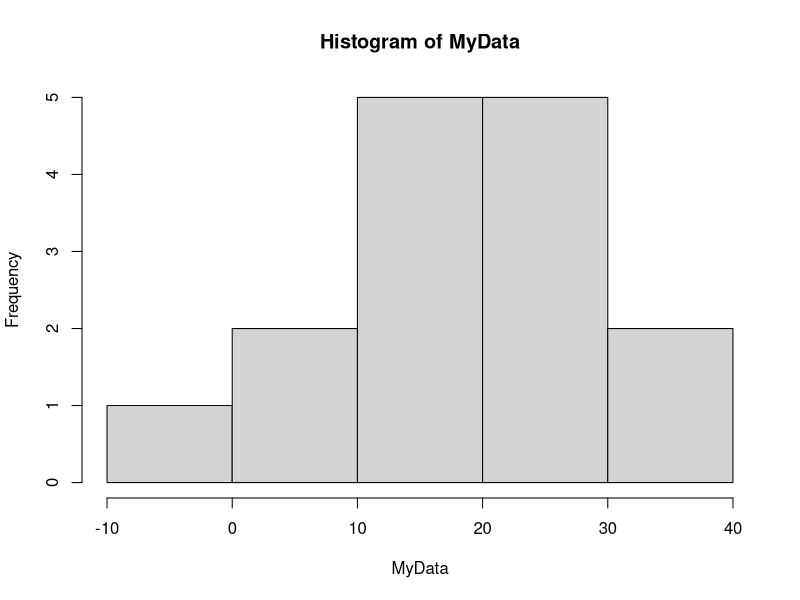
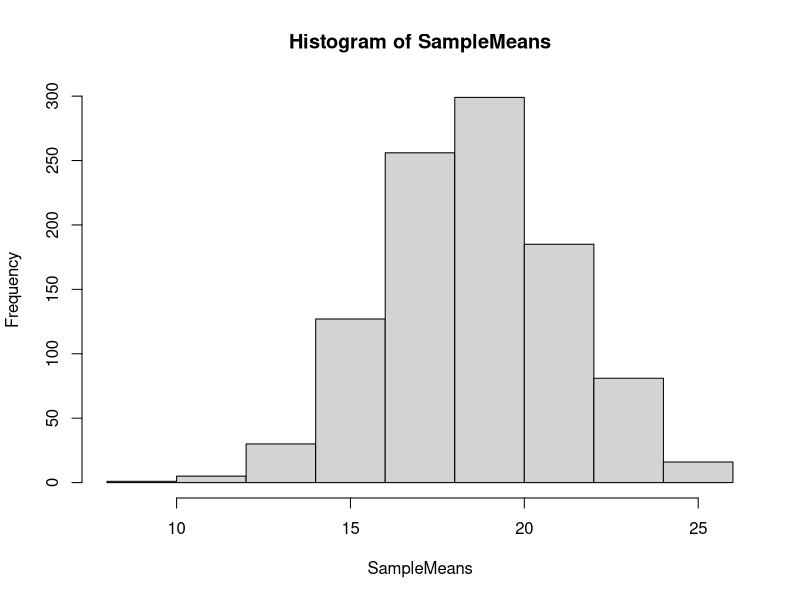
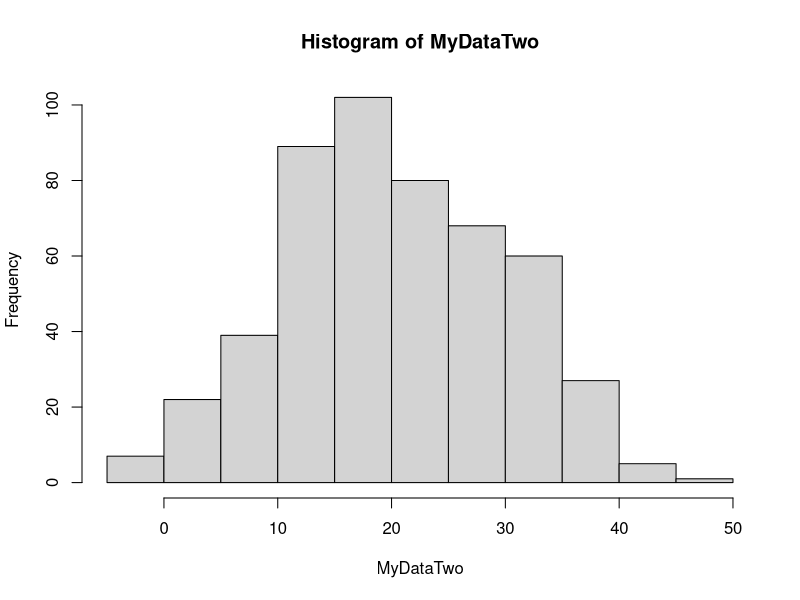
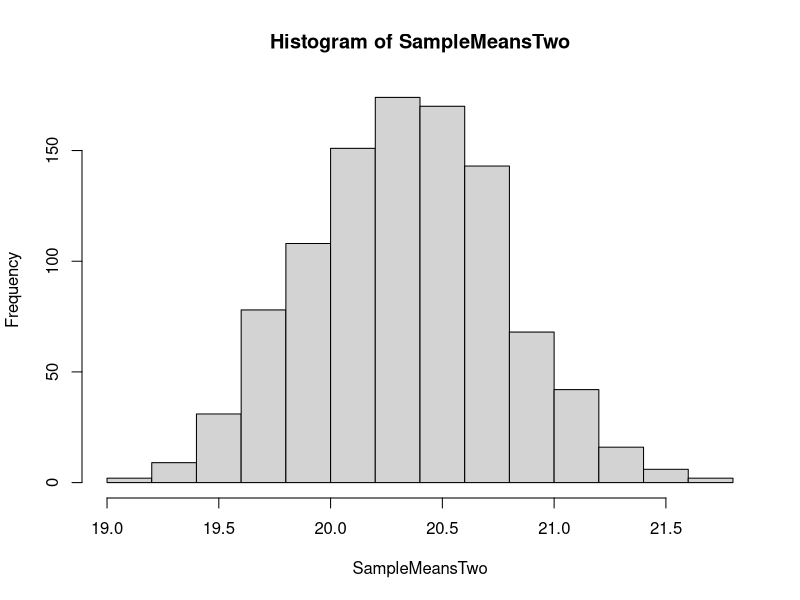
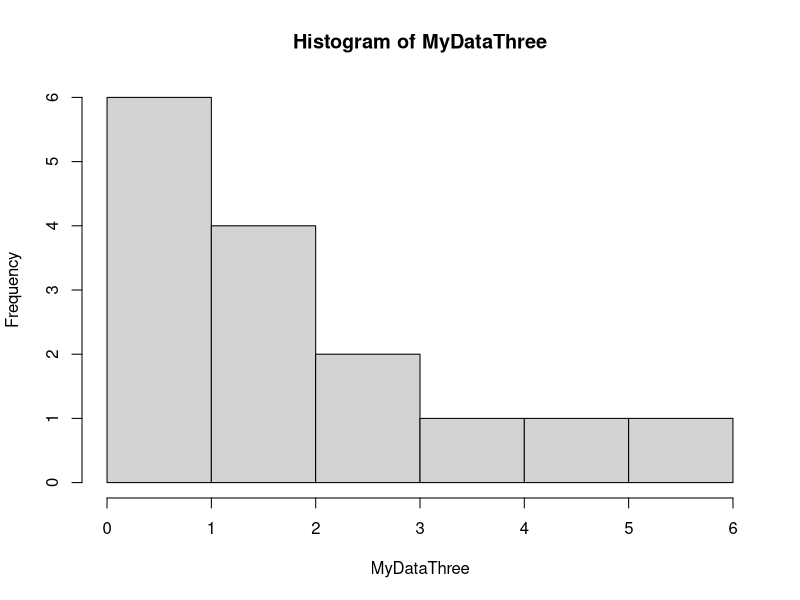
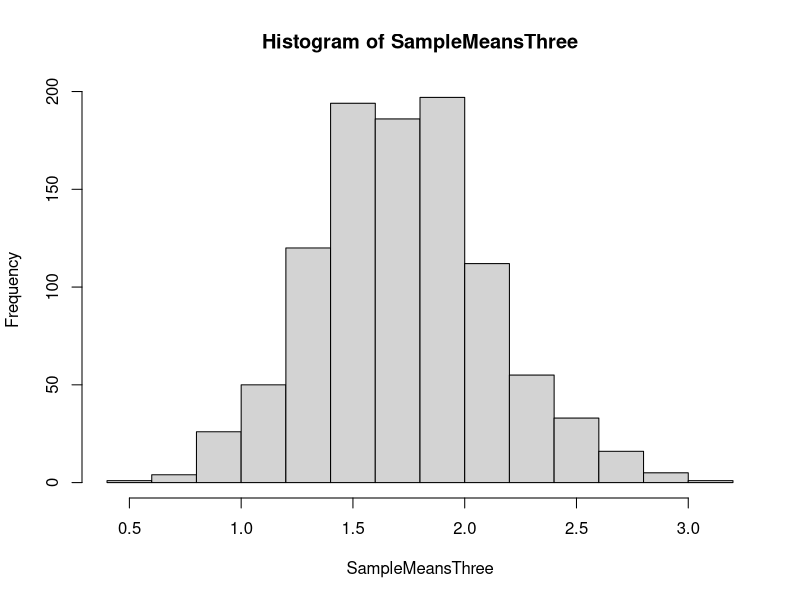
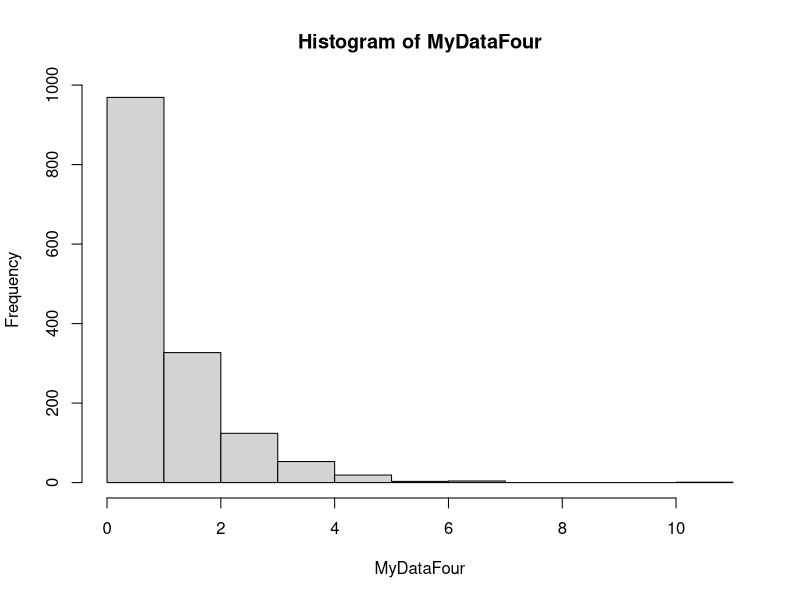
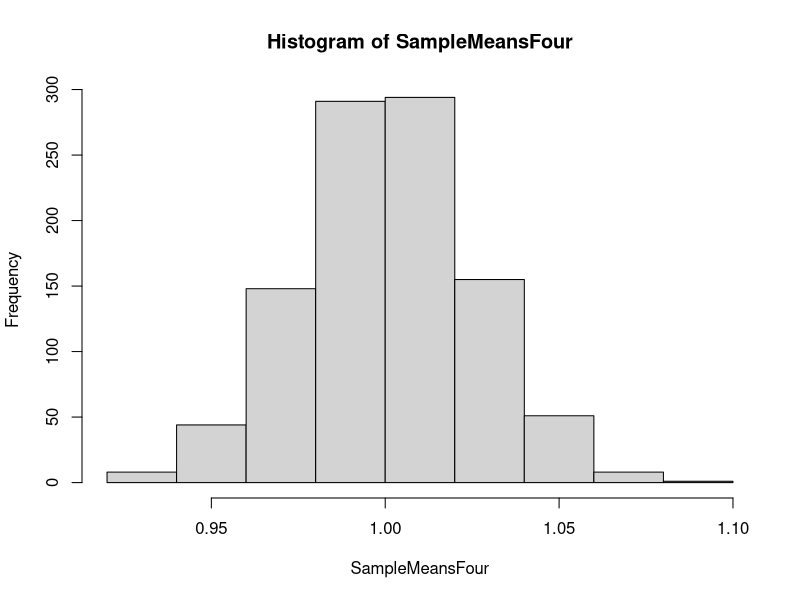

These figures' R source, in order:
## ---- chunk 1
MyData<-rnorm(15,20,10)
hist(MyData)
## ---- chunk 2
StdErrorMyData<-sd(MyData)/sqrt(length(MyData))
SampleVarianceMyData<-var(MyData)
mean(MyData)
sd(MyData)
## ---- chunk 3
#r is the repititions we will run
r<-1000

#s is the size of the sample we will take
s<-length(MyData)

#i is a counter for the loop
i<-1

#place to store the means
SampleMeans<-c()

#loop to repetitively take a sample
while(i<=r)
  {
SampleMyData<-sample(MyData,size = s,replace=TRUE)

#append SampleMyData to all of the SampleMeans
SampleMeans<-c(SampleMeans, mean(SampleMyData))

i<-i+1
}
## ---- chunk 4
hist(SampleMeans)
mean(SampleMeans)
mean(MyData)
sd(SampleMeans)
sd(MyData)/sqrt(length(MyData))

## ---- chunk 5
MyDataTwo<-rnorm(500,20,10)
hist(MyDataTwo)
## ---- chunk 6
StdErrorMyDataTwo<-sd(MyDataTwo)/sqrt(length(MyDataTwo))
SampleVarianceMyDataTwo<-var(MyDataTwo)
mean(MyDataTwo)
sd(MyDataTwo)
## ---- chunk 7
#r is the repititions we will run
r<-1000

#s is the size of the sample we will take
s<-length(MyDataTwo)

#i is a counter for the loop
i<-1

#place to store the means
SampleMeansTwo<-c()

#loop to repetitively take a sample
while(i<=r)
  {
SampleMyDataTwo<-sample(MyDataTwo,size = s,replace=TRUE)

#append SampleMyData to all of the SampleMeans
SampleMeansTwo<-c(SampleMeansTwo, mean(SampleMyDataTwo))

i<-i+1
}
## ---- chunk 8
hist(SampleMeansTwo)
mean(SampleMeansTwo)
mean(MyDataTwo)
sd(SampleMeansTwo)
sd(MyDataTwo)/sqrt(length(MyDataTwo))

## ---- chunk 9
MyDataThree<-rexp(15)
## ---- chunk 10
hist(MyDataThree)
MeanMyDataThree<-mean(MyDataThree)
StdErrorMyDataThree<-sd(MyDataThree)/sqrt(length(MyDataThree))
SampleVarianceMyDataThree<-var(MyDataThree)
sd(MyDataThree)
## ---- chunk 11
#r is the repititions we will run
r<-1000

#s is the size of the sample we will take
s<-length(MyDataThree)

#i is a counter for the loop
i<-1

#place to store the means
SampleMeansThree<-c()

#loop to repetitively take a sample
while(i<=r)
{
  SampleMyDataThree<-sample(MyDataThree,size = s,replace=TRUE)
  
  #append SampleMyDataThree to all of the SampleMeans
  SampleMeansThree<-c(SampleMeansThree, mean(SampleMyDataThree))
  
  i<-i+1
}
## ---- chunk 12
hist(SampleMeansThree)
## ---- chunk 13
mean(SampleMeansThree)
mean(MyDataThree)
sd(SampleMeansThree)
sd(MyDataThree)/sqrt(length(MyDataThree))
## ---- chunk 14
MyDataFour<-rexp(1500)
## ---- chunk 15
hist(MyDataFour)
MeanMyDataFour<-mean(MyDataFour)
StdErrorMyDataFour<-sd(MyDataFour)/sqrt(length(MyDataFour))
SampleVarianceMyDataFour<-var(MyDataFour)
sd(MyDataFour)
## ---- chunk 16
#r is the repititions we will run
r<-1000

#s is the size of the sample we will take
s<-length(MyDataFour)

#i is a counter for the loop
i<-1

#place to store the means
SampleMeansFour<-c()

#loop to repetitively take a sample
while(i<=r)
{
  SampleMyDataFour<-sample(MyDataFour,size = s,replace=TRUE)
  
  #append SampleMyDataFour to all of the SampleMeans
  SampleMeansFour<-c(SampleMeansFour, mean(SampleMyDataFour))
  
  i<-i+1
}
## ---- chunk 17
hist(SampleMeansFour)
## ---- chunk 18
mean(SampleMeansFour)
mean(MyDataFour)
sd(SampleMeansFour)
sd(MyDataFour)/sqrt(length(MyDataFour))
